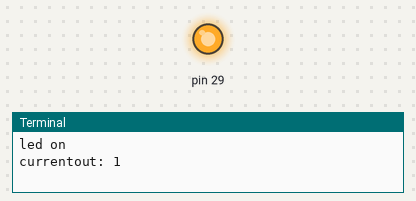
Bench run of a program on a simulated Raspberry Pi (header pin numbers). On the bench: output pins drawn as LEDs (lit = HIGH), the last lines printed to the terminal. At 2.0 s the program stops and its outputs stay as they are.

Above: at 0.1 s.
At 2.1 s:
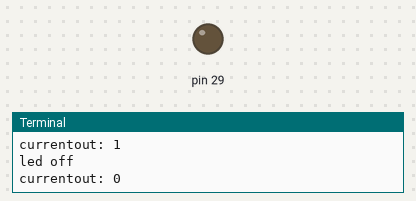
Timing chart, 0 to 3.5 s (numbered marks = the images above):
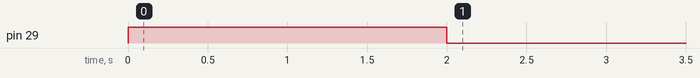

The program:

ledtest.py
```python
import RPi.GPIO as GPIO
import time
#0 for low, 1 for high
global currentout
currentout = 0
GPIO.setmode(GPIO.BOARD)
GPIO.setup(29, GPIO.OUT)
print("led on")
GPIO.output(29,GPIO.HIGH)
currentout = 1
print("currentout: " + str(currentout))
time.sleep(2)
print("led off")
GPIO.output(29,GPIO.LOW)
currentout = 0
print("currentout: " + str(currentout))
```

Measured:
- by itself, pin 29: LOW → HIGH at 0.00 s, → LOW 2.0 s later
